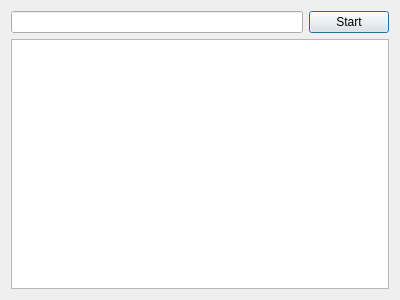
<?xml version="1.0" encoding="UTF-8"?>
<ui version="4.0">
 <class>CounterDialog</class>
 <widget class="QDialog" name="CounterDialog">
  <property name="geometry">
   <rect>
    <x>0</x>
    <y>0</y>
    <width>400</width>
    <height>300</height>
   </rect>
  </property>
  <property name="windowTitle">
   <string>CounterDialog</string>
  </property>
  <layout class="QVBoxLayout" name="verticalLayout">
   <item>
    <layout class="QHBoxLayout" name="horizontalLayout">
     <item>
      <widget class="QLineEdit" name="dir_name_edit"/>
     </item>
     <item>
      <widget class="QPushButton" name="start_button">
       <property name="text">
        <string>Start</string>
       </property>
      </widget>
     </item>
    </layout>
   </item>
   <item>
    <widget class="QTableView" name="tableView"/>
   </item>
  </layout>
 </widget>
 <layoutdefault spacing="6" margin="11"/>
 <resources/>
 <connections/>
</ui>
